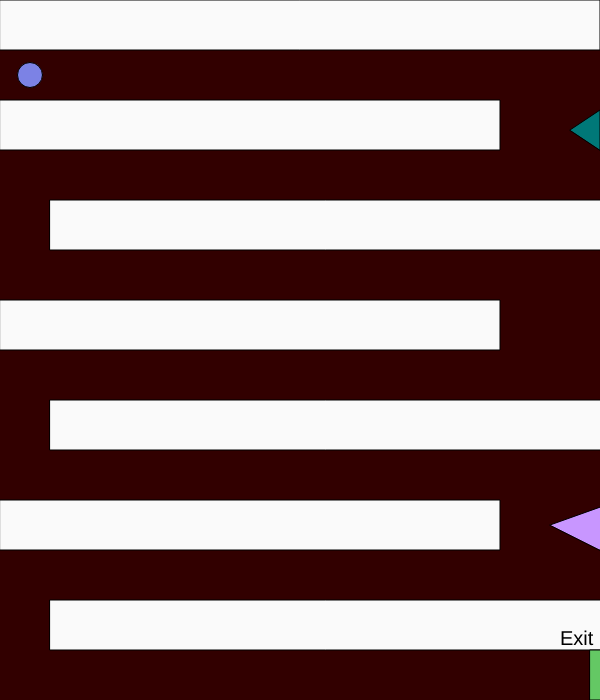
Frame 1 (no input)
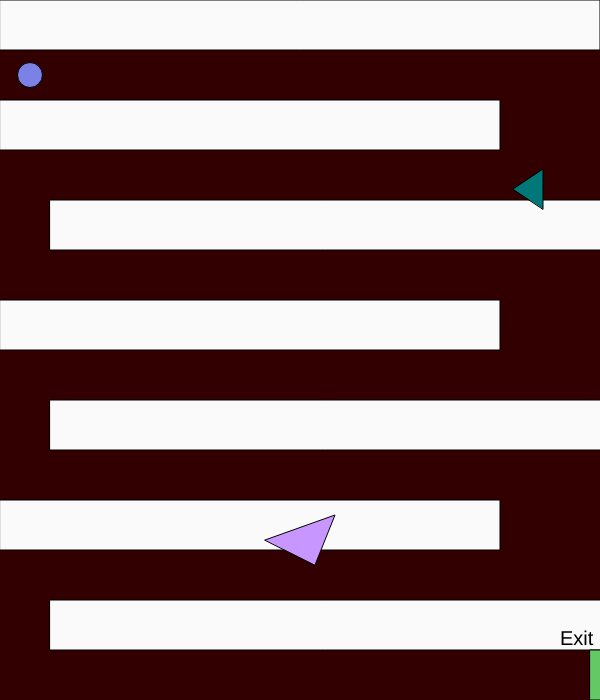
Frame 60 (no input)
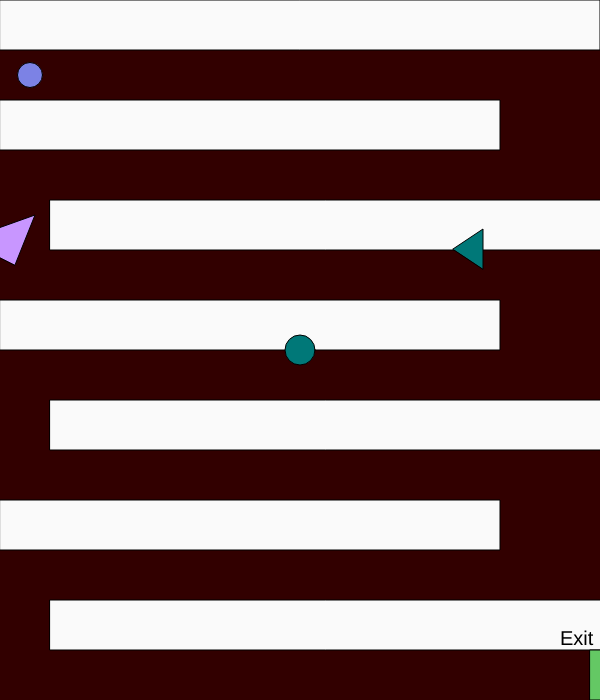
Frame 120 (the mouse pressed at the canvas centre since frame 60)

The p5.js sketch that drew these frames (run headless with seeded random() and noise() and a simulated clock; from frame 60 on, the mouse is pressed at the canvas centre):

// p5.js sketch
// ── sketch.js
// Character position
var characterX = 30;
var characterY = 75;
var diameter = 25;

// Key codes
var w = 87;
var s = 83;
var a = 65;
var d = 68;

// "Bad guy" positions and speeds
var bad1X = 600, bad1Y = 550;
var bad2X = 600, bad2Y = 150;
var bad1XSpeed, bad1YSpeed;
var bad2XSpeed, bad2YSpeed;

// Variables to store mouse click position
var mousex;
var mousey;

function setup() {
    createCanvas(600, 700);
    
    // Set random speeds for "bad guys"
    bad1XSpeed = Math.floor(Math.random() * 5) + 1;
    bad1YSpeed = Math.floor(Math.random() * 5) + 1;
    bad2XSpeed = Math.floor(Math.random() * 5) + 1;
    bad2YSpeed = Math.floor(Math.random() * 5) + 1;
}

function draw() {
    // The base look to things (background and walls)
    background(50, 0, 0);
    
    walls();

    // Exit bar
    exit();

    // Check for win condition
    win();

    // Exit text
    exitText();

    // Character
    character();

    // "Bad guy" 1 and "Bad guy" 2
    badGuys();

    // Move "bad guys"
    bad1Move();
    bad2Move();

    // Check bounds for "bad guy" 1 and "bad guy" 2
    borders();

    // Move the character
    characterMovement();

    // Draw circle at mouse click
        circle(mousex, mousey, 30);
    
}

function walls() {
    fill(250, 250, 250);
    rect(0, 0, 600, 50);
    rect(0, 100, 500, 50);
    rect(50, 200, 600, 50);
    rect(0, 300, 500, 50);
    rect(50, 400, 600, 50);
    rect(0, 500, 500, 50);
    rect(50, 600, 600, 50);
}

function exit() 
{
    fill(100, 200, 100);
    rect(590, 650, 20, 50);
}

function win() 
{
    if (characterX > 520 && characterY > 650 && characterY < 700) {
        textSize(20);
        fill(255);  // Set fill for visibility
        text('You Win!', 500, 675);
    }
}

function exitText() 
{
    textSize(20);
    fill(0, 0, 0);
    text('Exit', 560, 645);   
}

function character() 
{
    fill(124, 130, 229);
    circle(characterX, characterY, diameter);
}

function badGuys() 
{
   // "Bad guy" 1
   fill(200, 150, 255); 
   triangle(bad1X, bad1Y, bad1X + 20, bad1Y - 50, bad1X - 50, bad1Y - 25);
   
   // "Bad guy" 2
   fill(0, 120, 120);
   triangle(bad2X, bad2Y, bad2X, bad2Y - 40, bad2X - 30, bad2Y - 20);  
}

function bad1Move() 
{
    bad1X += bad1XSpeed;
    bad1Y += bad1YSpeed; 
}

function bad2Move() 
{
    bad2X += bad2XSpeed;
    bad2Y += bad2YSpeed;
}

function borders() 
{
    if (bad1X > width || bad1X < 0) {
        bad1XSpeed *= -1;
    }
    if (bad1Y > height || bad1Y < 0) {
        bad1YSpeed *= -1;
    }
    if (bad2X > width || bad2X < 0) {
        bad2XSpeed *= -1;
    }
    if (bad2Y > height || bad2Y < 0) {
        bad2YSpeed *= -1;
    }
}

// Function to handle character movement
function characterMovement() 
{
    if (keyIsDown(w)) {
        characterY -= 5;
    }
    if (keyIsDown(s)) {
        characterY += 5;
    }
    if (keyIsDown(a)) {
        characterX -= 5;
    }
    if (keyIsDown(d)) {
        characterX += 5;
    }
}

// Draw a shape when the mouse is clicked
function mousePressed() 
{
    mousex = mouseX;
    mousey = mouseY;
}
